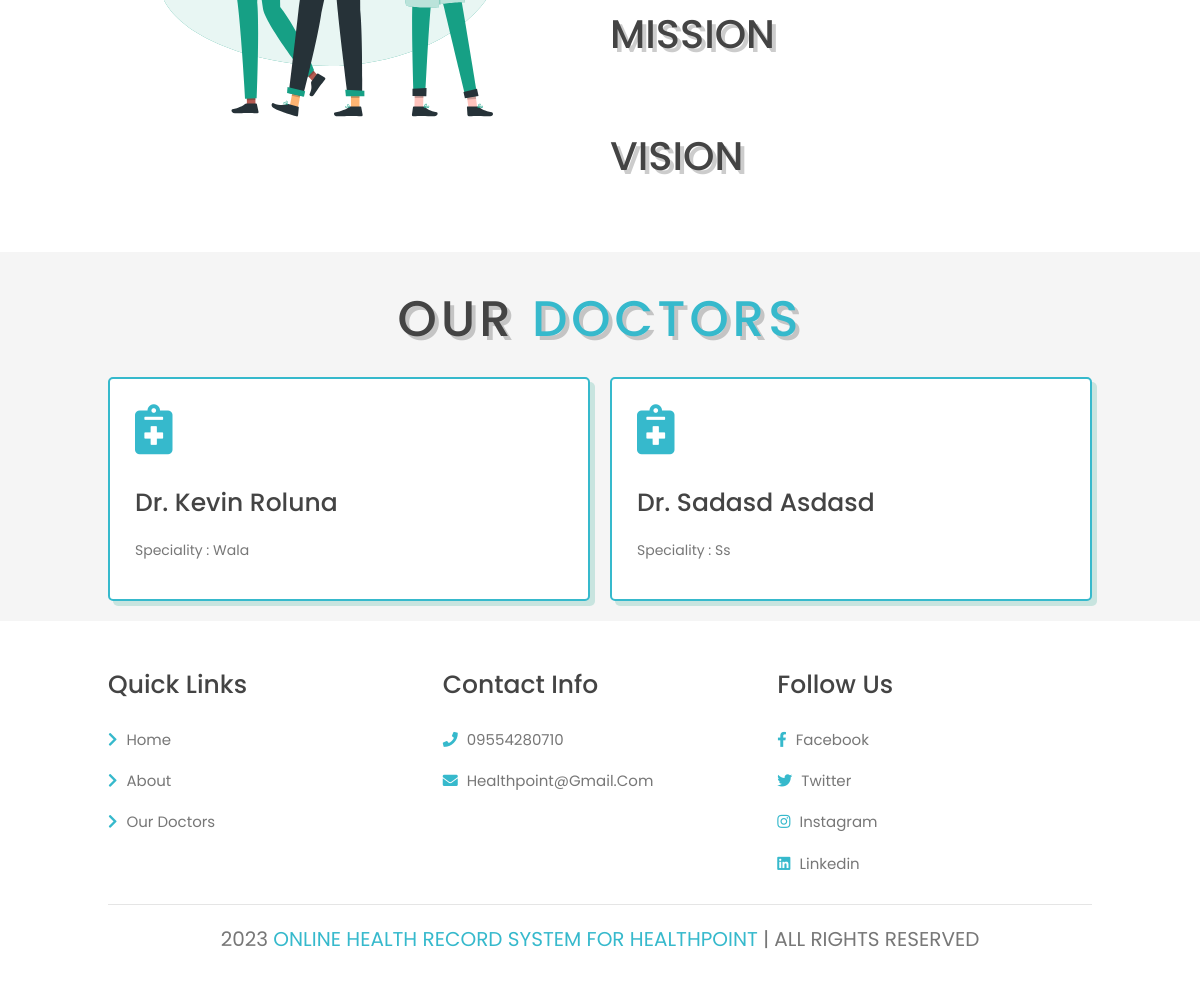
Before: / (lower part) with the older database file.
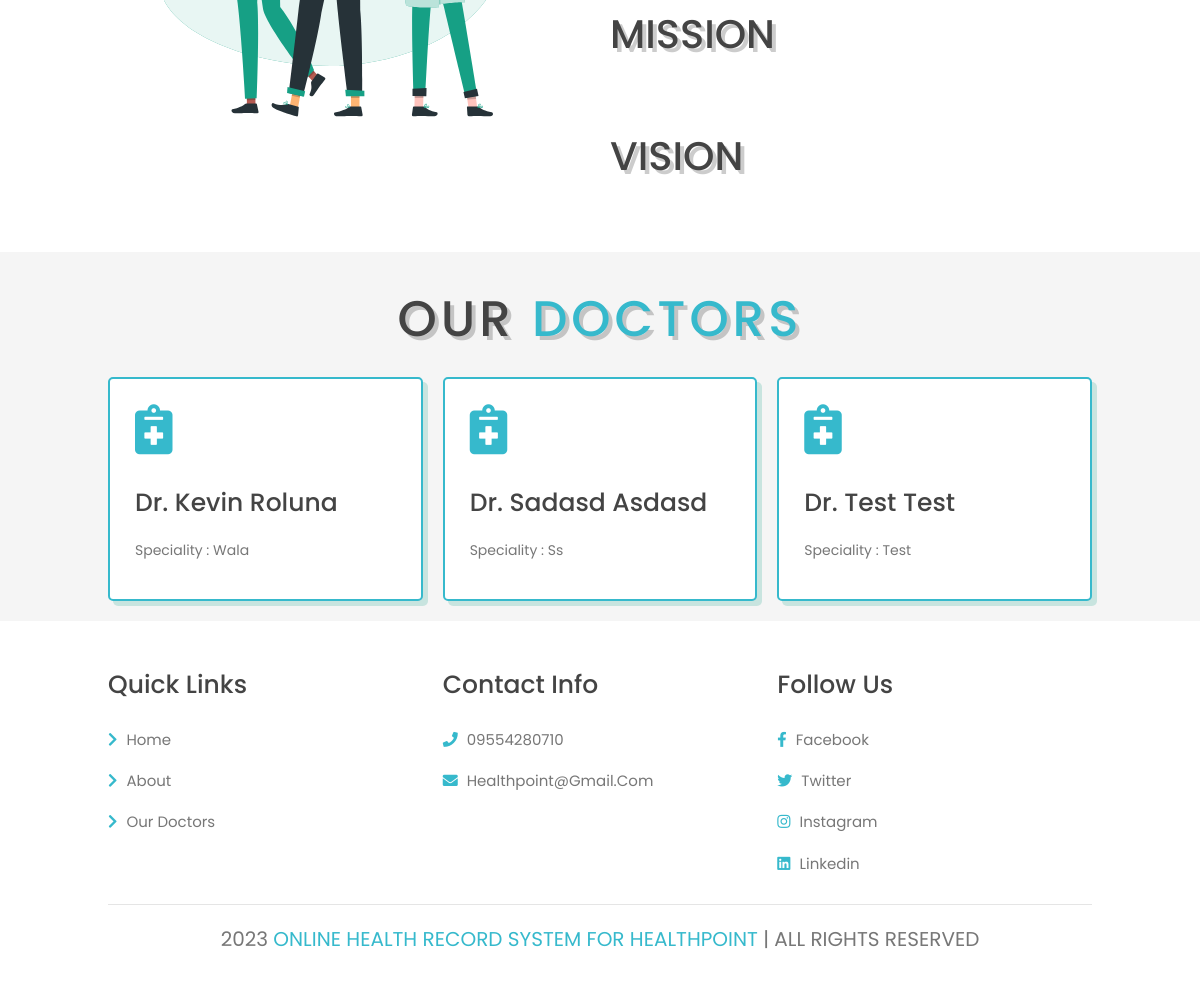
After: the same page with the newer database file.
### tables this page shows
CREATE TABLE `is_doctors` (
  `doctor_id` int(12) NOT NULL,
  `firstname` varchar(32) NOT NULL,
  `lastname` varchar(32) NOT NULL,
  `address` text NOT NULL,
  `contact` varchar(36) NOT NULL,
  `email` varchar(100) NOT NULL,
  `username` varchar(50) NOT NULL,
  `password` varchar(50) NOT NULL,
  `speciality` text NOT NULL,
  `monday` int(11) NOT NULL,
  `tuesday` int(11) NOT NULL,
  `wednesday` int(11) NOT NULL,
  `thursday` int(11) NOT NULL,
  `friday` int(11) NOT NULL,
  `saturday` int(11) NOT NULL,
  `sunday` int(11) NOT NULL,
  `times` varchar(50) NOT NULL,
  `timee` varchar(50) NOT NULL,
  `is_active` int(1) NOT NULL,
  `date_added` timestamp NOT NULL DEFAULT current_timestamp()
);

### index.php (the view, shortened to what this page needs)
<?php include("include/header.php");?>
<section class="about" id="about">
    <div class="row">
        <div class="image">
            <img src="assets/image/about-img.svg" alt="">
        </div>
        <div class="content">
			<h3>MISSION</h3>
            <p><?php echo htmlspecialchars_decode($sval[6]);?> </p>
			<h3>VISION</h3>
            <p><?php echo htmlspecialchars_decode($sval[9]);?> </p>
        </div>
    </div>
</section>
<section class="services" id="services">
     <h1 class="heading"> our <span>doctors</span> </h1>
    <div class="box-container">
		<?php
		$is_doctors = $mysqli->query("SELECT * from is_doctors");
		while($val = $is_doctors->fetch_object()){
		?>
        <div class="box">
            <i class="fas fa-notes-medical"></i>
            <h3>Dr. <?php echo $val->firstname . ' ' . $val->lastname;?></h3>
            <p>Speciality : <?php echo  $val->speciality;?></p>
        </div>
		<?php } ?>
</div>
</section>
<?php include("include/footer.php");?>

Changed rows visible on the page:
added is_doctors: firstname "Test", lastname "Test", speciality "Test"
